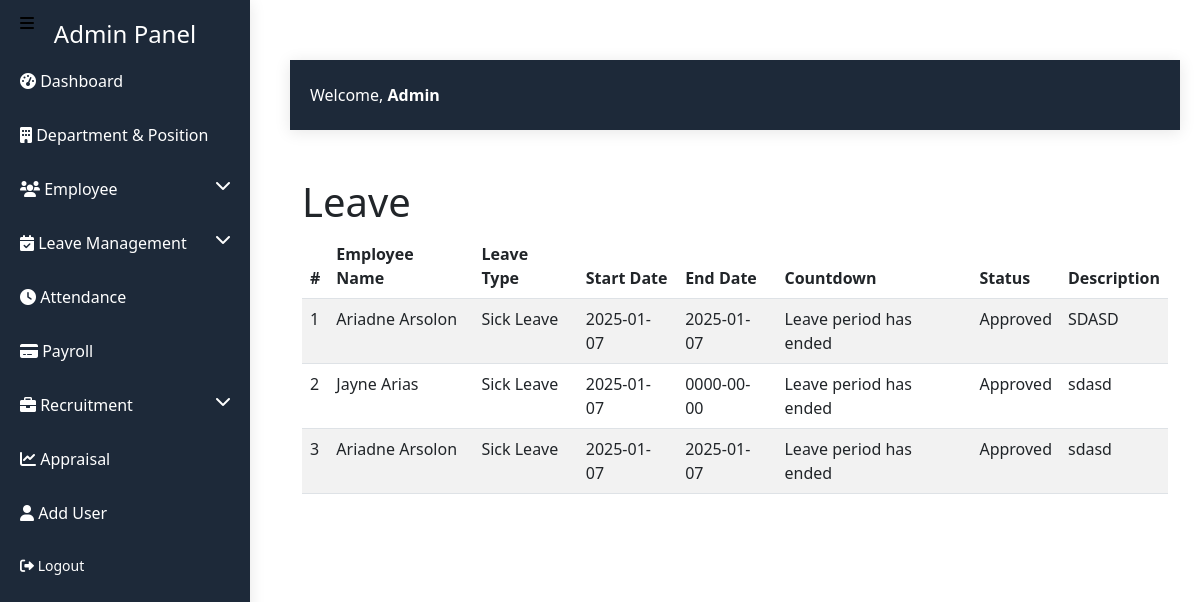
/admin_dashboard/leave.php (signed in), run on the app's committed database.
### tables this page shows
CREATE TABLE `timeoff` (
  `TimeOffID` int(11) NOT NULL,
  `EmployeeID` int(11) UNSIGNED DEFAULT NULL,
  `StartDate` date NOT NULL,
  `EndDate` date NOT NULL,
  `Type` enum('Sick Leave','Vacation','Maternity Leave','Other') NOT NULL,
  `ApprovalStatus` enum('Pending','Approved','Rejected') NOT NULL,
  `Description` text DEFAULT NULL
);

### admin_dashboard/leave.php (the view, shortened to what this page needs)
<?php
require_once '../config/config.php';
try {
    $employeeStmt = $conn->prepare("SELECT EmployeeID, FirstName, LastName FROM Employees");
    $employeeStmt->execute();
    $employees = $employeeStmt->fetchAll(PDO::FETCH_ASSOC);
    $employeeIdToName = [];
    foreach ($employees as $employee) {
        $employeeIdToName[$employee['EmployeeID']] = $employee['FirstName'] . ' ' . $employee['LastName'];
    }
} catch (Exception $e) {
    $_SESSION['error_message'] = "Error fetching employees: " . $e->getMessage();
}
try {
    $leaveStmt = $conn->prepare("
        SELECT t.TimeOffID, t.StartDate, t.EndDate, t.Type, t.ApprovalStatus, t.Description, t.EmployeeID
        FROM TimeOff t
        WHERE t.ApprovalStatus = 'Approved' -- Only fetch approved leave requests
        ORDER BY t.StartDate DESC
    ");
    $leaveStmt->execute();
    $leaveRequests = $leaveStmt->fetchAll(PDO::FETCH_ASSOC);
} catch (Exception $e) {
    $_SESSION['error_message'] = "Error fetching leave requests: " . $e->getMessage();
}
?>
<!DOCTYPE html>
<html lang="en">
<head>
    <link href="https://cdn.jsdelivr.net/npm/bootstrap@5.3.0/dist/css/bootstrap.min.css" rel="stylesheet">
</head>
<body>
    <?php include(__DIR__ . '/include/sidebar.php'); ?>
    <div class="content">
        <?php include(__DIR__ . '/include/header.php'); ?>
        <div class="container mt-5">
            <h1>Leave</h1>
            <table class="table table-striped">
                <thead>
                    <tr>
                        <th>#</th>
                        <th>Employee Name</th>
                        <th>Leave Type</th>
                        <th>Start Date</th>
                        <th>End Date</th>
                        <th>Countdown</th>
                        <th>Status</th>
                        <th>Description</th>
                    </tr>
                </thead>
                <tbody>
                    <?php
                    $counter = 1;
                    foreach ($leaveRequests as $request):
                    ?>
                        <tr>
                            <td><?= $counter++ ?></td>
                            <td><?= isset($employeeIdToName[$request['EmployeeID']]) ? htmlspecialchars($employeeIdToName[$request['EmployeeID']]) : 'Unknown' ?></td>
                            <td><?= htmlspecialchars($request['Type']) ?></td>
                            <td><?= htmlspecialchars($request['StartDate']) ?></td>
                            <td><?= htmlspecialchars($request['EndDate']) ?></td>
                            <td id="countdown-<?= $request['TimeOffID'] ?>"></td>
                            <td><?= htmlspecialchars($request['ApprovalStatus']) ?></td>
                            <td><?= $request['Description'] ? htmlspecialchars($request['Description']) : 'N/A' ?></td>
                        </tr>
                    <?php endforeach; ?>
                </tbody>
            </table>
        </div>
    </div>
</body>
</html>

### admin_dashboard/include/sidebar.php (style rules this page uses)
.content { margin-left: 270px; padding: 20px; }

### data on the page
timeoff: EmployeeID "Ariadne Arsolon", Type "Sick Leave", StartDate "2025-01-07", EndDate "2025-01-07", ApprovalStatus "Approved", Description "SDASD"
timeoff: EmployeeID "Jayne Arias", Type "Sick Leave", StartDate "2025-01-07", EndDate "0000-00-00", ApprovalStatus "Approved", Description "sdasd"
timeoff: EmployeeID "Ariadne Arsolon", Type "Sick Leave", StartDate "2025-01-07", EndDate "2025-01-07", ApprovalStatus "Approved", Description "sdasd"
